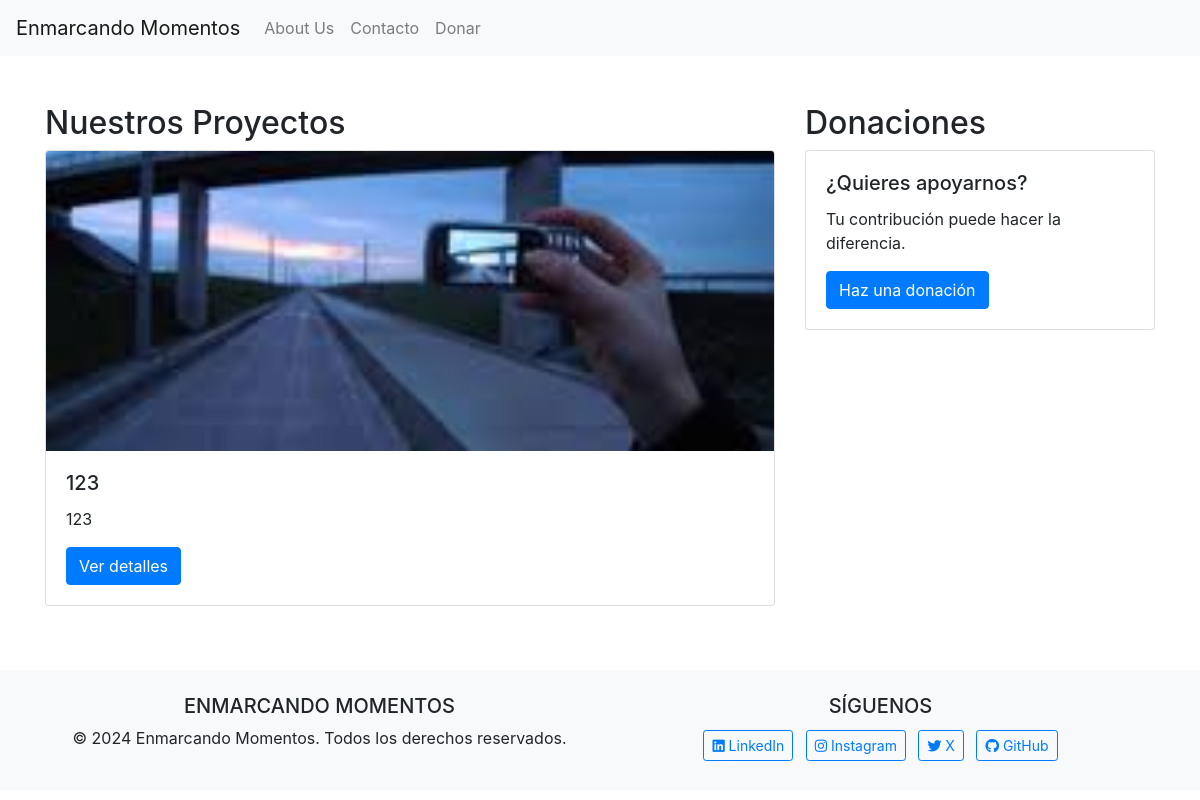
The app's page /Donar, older data.
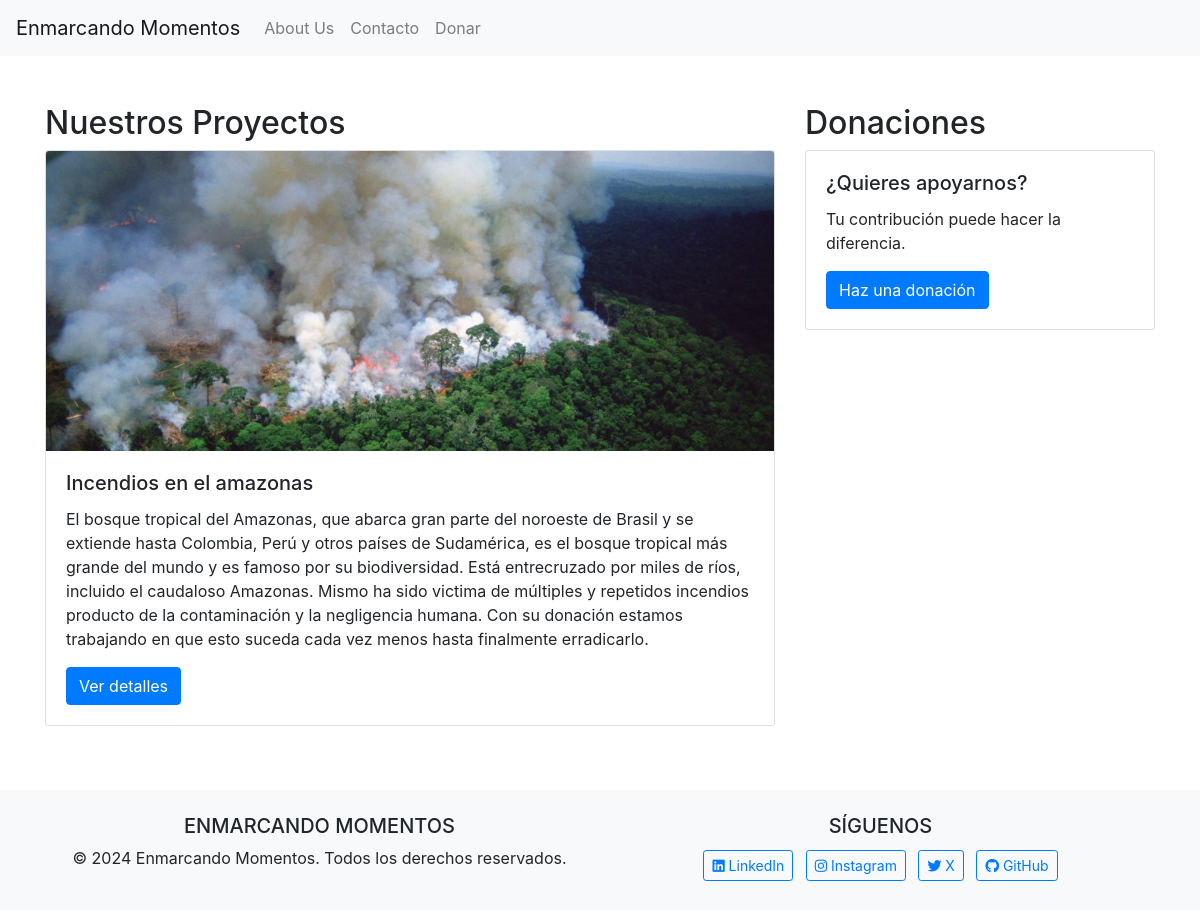
The same page, newer data.
### Causas/models.py (models this page shows, shortened)
class Causa(models.Model):
    tittle = models.CharField(max_length=100)
    description = models.TextField()
    image = models.ImageField(upload_to="Causas/")

### Causas/views.py (the view)
# urls.py: path("Donar" , Donar , name= "donar" ),
def Donar(request):
    causas = Causa.objects.all()
    return render(request, 'Causas/donaciones.html', {'causas': causas})

### Causas/templates/causas/donaciones.html (shortened to what this page needs)
{% extends 'web/base.html' %}
{% load static %}
{% block content %}
    <div class="row">
        <div class="col-md-8">
            <h2>Nuestros Proyectos</h2>
            {% for causa in causas %}
            <div class="card mb-3">
                <img src="{{ causa.image.url }}" class="card-img-top img-fluid" alt="{{ causa.title }}" style="max-height: 300px; object-fit: cover;">
                <div class="card-body">
                    <h5 class="card-title">{{ causa.tittle }}</h5>
                    <p class="card-text">{{ causa.description }}</p>
                    <a href="#" class="btn btn-primary">Ver detalles</a>
                </div>
            </div>
            {% empty %}
            <p>No hay causas disponibles.</p>
            {% endfor %}
        </div>
        <div class="col-md-4">
            <h2>Donaciones</h2>
            <div class="card mb-3">
                <div class="card-body">
                    <h5 class="card-title">¿Quieres apoyarnos?</h5>
                    <p class="card-text">Tu contribución puede hacer la diferencia.</p>
                    <a href="https://www.greenpeace.org/argentina/" class="btn btn-primary">Haz una donación</a>
                </div>
            </div>
        </div>
    </div>
{% endblock %}

### Web/templates/Web/Base.html (shortened to what this page needs)
<!DOCTYPE html>
<html lang="es">
<head>
    <link href="https://maxcdn.bootstrapcdn.com/bootstrap/4.5.2/css/bootstrap.min.css" rel="stylesheet">
    <link href="https://cdnjs.cloudflare.com/ajax/libs/font-awesome/5.15.3/css/all.min.css" rel="stylesheet">
</head>
<body>
    <header>
        <nav class="navbar navbar-expand-lg navbar-light bg-light">
            <a class="navbar-brand" href="{% url 'Index' %}"> Enmarcando Momentos</a>
            <div class="collapse navbar-collapse" id="navbarNav">
                <ul class="navbar-nav">
                    <li class="nav-item">
                        <a class="nav-link" href="{% url 'about' %}">About Us</a>
                    </li>
                    <li class="nav-item">
                        <a class="nav-link" href="{% url 'contact' %}">Contacto</a>
                    </li>
                    <li class="nav-item">
                        <a class="nav-link" href="{% url 'donar' %}">Donar</a>
                    </li>
                </ul>
            </div>
        </nav>
    </header>
    <main class="container mt-5">
        {% block content %}{% endblock %}
    </main>
    <footer class="bg-light text-center text-lg-start mt-5">
        <div class="container p-4">
            <div class="row">
                <div class="col-lg-6 col-md-12 mb-4 mb-md-0">
                    <h5 class="text-uppercase"> Enmarcando Momentos</h5>
                    <p>
                        &copy; 2024 Enmarcando Momentos. Todos los derechos reservados.
                    </p>
                </div>
                <div class="col-lg-6 col-md-12 mb-4 mb-md-0">
                    <h5 class="text-uppercase">Síguenos</h5>
                    <a href="https://www.linkedin.com" class="btn btn-outline-primary btn-sm m-1" role="button"><i class="fab fa-linkedin"></i> LinkedIn</a>
                    <a href="https://www.instagram.com" class="btn btn-outline-primary btn-sm m-1" role="button"><i class="fab fa-instagram"></i> Instagram</a>
                    <a href="https://www.twitter.com" class="btn btn-outline-primary btn-sm m-1" role="button"><i class="fab fa-twitter"></i> X</a>
                    <a href="https://www.github.com" class="btn btn-outline-primary btn-sm m-1" role="button"><i class="fab fa-github"></i> GitHub</a>
                </div>
            </div>
        </div>
    </footer>
</body>
</html>

Row changes from the older to the newer data that the page shows:
removed Causa: image (picture), tittle "123", description "123"
added Causa: image (picture), tittle "Incendios en el amazonas", description "El bosque tropical del Amazonas, que abarca gran parte del noroeste de Brasil y se extiende hasta Colombia, Perú y otros países de Sudamérica, es el bosque tropical más grande del mundo y es famoso por su biodiversidad. Está entrecruzado por miles de ríos, incluido el caudaloso Amazonas. Mismo ha sido victima de múltiples y repetidos incendios producto de la contaminación y la negligencia humana. Con su donación estamos trabajando en que esto suceda cada vez menos hasta finalmente erradicarlo."
